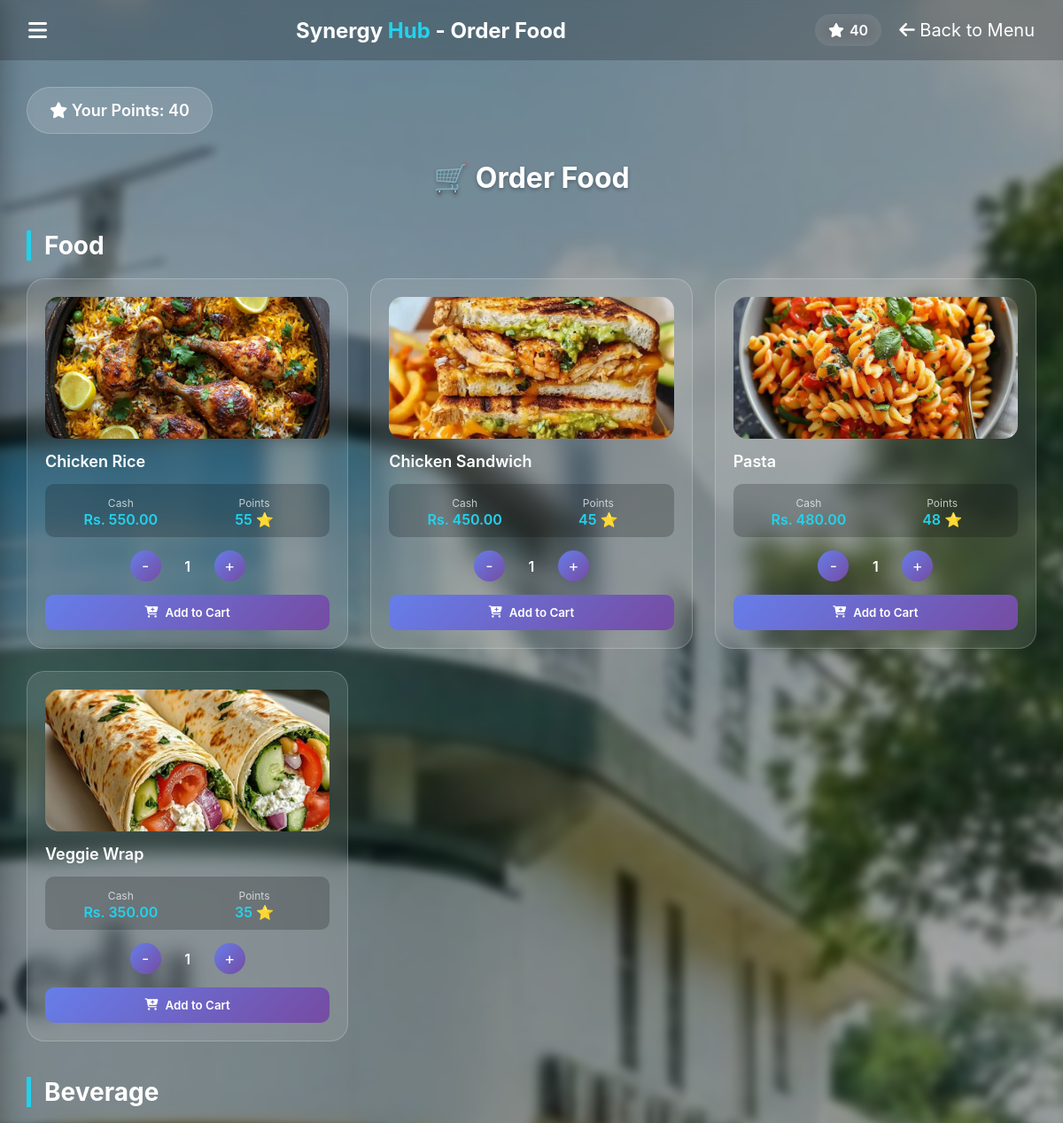
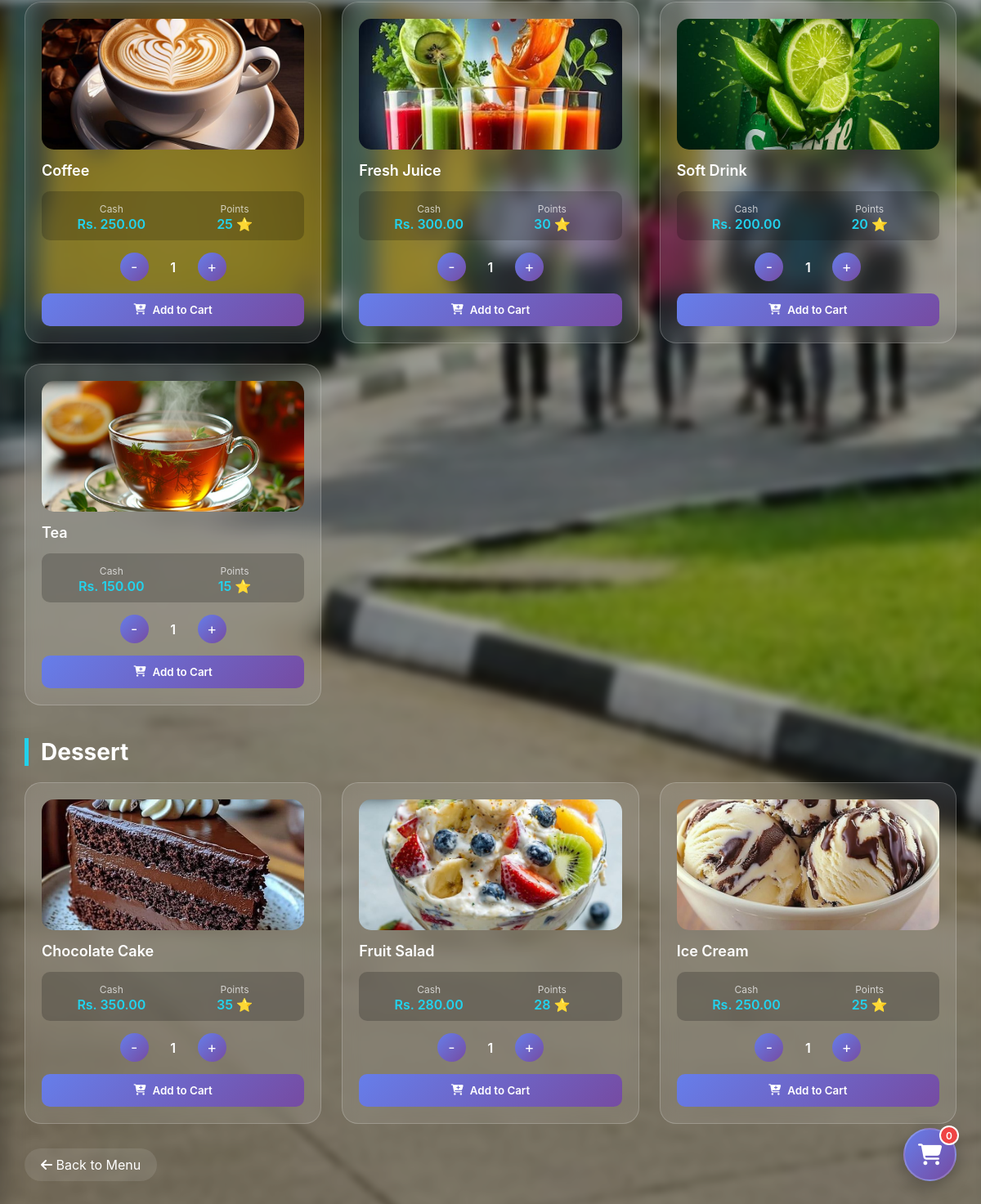
/synergy-hub_Full_Project/cafe_order.php (signed in), run on the app's committed database (2 pictures, top to bottom).
### tables this page shows
CREATE TABLE `users` (
  `UserID` int(11) NOT NULL,
  `StudentID` varchar(20) DEFAULT NULL,
  `Name` varchar(100) NOT NULL,
  `Email` varchar(100) NOT NULL,
  `PasswordHash` varchar(255) NOT NULL,
  `Role` enum('Admin','User','Visitor') DEFAULT 'User',
  `PointsBalance` int(11) DEFAULT 0,
  `MembershipStatus` enum('Active','Inactive','Expired') DEFAULT 'Active',
  `CreatedAt` timestamp NOT NULL DEFAULT current_timestamp()
);

CREATE TABLE `cafe_menu` (
  `item_id` int(11) NOT NULL,
  `name` varchar(255) NOT NULL,
  `category` enum('Food','Beverage','Dessert') NOT NULL,
  `price` decimal(10,2) NOT NULL,
  `points_price` int(11) DEFAULT 0,
  `image_icon` varchar(50) DEFAULT 'fa-utensils',
  `available` tinyint(1) DEFAULT 1,
  `created_at` timestamp NOT NULL DEFAULT current_timestamp()
);

### synergy-hub_Full_Project/cafe_order.php (the view, shortened to what this page needs)
<?php
require_once 'config.php';
$user_id = $_SESSION['user_id'];
$facility_id = isset($_GET['id']) ? intval($_GET['id']) : 0;
$menu_sql = "SELECT * FROM cafe_menu WHERE available = TRUE ORDER BY category, name";
$menu_result = mysqli_query($conn, $menu_sql);
$user_sql = "SELECT PointsBalance, Name FROM Users WHERE UserID = ?";
$user_stmt = mysqli_prepare($conn, $user_sql);
mysqli_stmt_bind_param($user_stmt, "i", $user_id);
mysqli_stmt_execute($user_stmt);
$user_result = mysqli_stmt_get_result($user_stmt);
$user = mysqli_fetch_assoc($user_result);
$menu_by_category = [];
while($item = mysqli_fetch_assoc($menu_result)) {
    $menu_by_category[$item['category']][] = $item;
}
$food_images = [
    'Chicken Rice' => 'chickenrice.jpg',
    'Chicken Sandwich' => 'Chicken Sandwich.jfif',
    'Pasta' => 'Pasta.jpg',
    'Veggie Wrap' => 'Veggie Wrap.jfif',
    'Coffee' => 'coffee.jpg',
    'Tea' => 'Tea.jpg',
    'Soft Drink' => 'Soft Drink.jpg',
    'Fresh Juice' => 'juice.jpg',
    'Chocolate Cake' => 'Chocolate Cake.jpg',
    'Ice Cream' => 'Ice Cream.jpg',
    'Fruit Salad' => 'Fruit Salad.jpg',
];
$cart_count = 0;
?>
<!DOCTYPE html>
<html lang="en">
<head>
    <link rel="stylesheet" href="https://cdnjs.cloudflare.com/ajax/libs/font-awesome/6.5.0/css/all.min.css">
</head>
<body>
<header class="navbar">
    <div class="menu-btn" onclick="toggleSidebar()">
        <i class="fa-solid fa-bars"></i>
    </div>
    <h1 class="logo">Synergy <span>Hub</span> - Order Food</h1>
    <div class="icons">
        <div class="points">
            <i class="fa-solid fa-star"></i>
            <span id="pointsDisplay"><?php echo $user['PointsBalance']; ?></span>
        </div>
        <a href="cafe_menu.php?id=<?php echo $facility_id; ?>" class="home-link">
            <i class="fa-solid fa-arrow-left"></i> Back to Menu
        </a>
    </div>
</header>
<div class="cart-toggle" onclick="toggleCart()">
    <i class="fa-solid fa-cart-shopping"></i>
    <span class="cart-count" id="cartCount"><?php echo $cart_count; ?></span>
</div>
<div class="container">
    <div class="points-badge">
        <i class="fa-solid fa-star"></i> Your Points: <span id="currentPoints"><?php echo $user['PointsBalance']; ?></span>
    </div>
    <h1 class="page-title">🛒 Order Food</h1>
    <?php foreach($menu_by_category as $category => $items): ?>
    <h2 class="menu-category"><?php echo $category; ?></h2>
    <div class="menu-grid">
        <?php foreach($items as $item):
            $image_url = isset($food_images[$item['name']]) ? $food_images[$item['name']] : 'https://images.unsplash.com/photo-1546069901-ba9599a7e63c?w=300&h=200&fit=crop';
            $stock = $item['stock'] ?? 10;
        ?>
        <div class="menu-item" id="item-<?php echo $item['item_id']; ?>" data-stock="<?php echo $stock; ?>">
            <div class="food-image">
                <img src="<?php echo $image_url; ?>" alt="<?php echo htmlspecialchars($item['name']); ?>">
            </div>
            <div class="item-name"><?php echo htmlspecialchars($item['name']); ?></div>
            <div class="item-prices">
                <div class="price-tag">
                    <small>Cash</small>
                    <div>Rs. <?php echo number_format($item['price'], 2); ?></div>
                </div>
                <div class="price-tag">
                    <small>Points</small>
                    <div><?php echo $item['points_price']; ?> ⭐</div>
                </div>
            </div>
            <div class="quantity-selector">
                <button class="qty-btn" onclick="updateItemQty(<?php echo $item['item_id']; ?>, 'dec', <?php echo $stock; ?>)">-</button>
                <span class="qty-value" id="qty-<?php echo $item['item_id']; ?>">1</span>
                <button class="qty-btn" onclick="updateItemQty(<?php echo $item['item_id']; ?>, 'inc', <?php echo $stock; ?>)">+</button>
            </div>
            <button class="add-to-cart-btn" onclick="addToCart(<?php echo $item['item_id']; ?>, '<?php echo addslashes($item['name']); ?>', <?php echo $item['price']; ?>, <?php echo $item['points_price']; ?>, <?php echo $stock; ?>, '<?php echo $item['category']; ?>')">
                <i class="fa-solid fa-cart-plus"></i> Add to Cart
            </button>
        </div>
        <?php endforeach; ?>
    </div>
    <?php endforeach; ?>
    <a href="cafe_menu.php?id=<?php echo $facility_id; ?>" class="back-btn">
        <i class="fa-solid fa-arrow-left"></i> Back to Menu
    </a>
</div>
</body>
</html>

### synergy-hub_Full_Project/cafe_order.php (style rules this page uses)
* { margin: 0; padding: 0; box-sizing: border-box; font-family: -apple-system, BlinkMacSystemFont, 'Segoe UI', Roboto, Oxygen, Ubuntu, sans-serif; }
body { min-height: 100vh; position: relative; }
.navbar { display: flex; justify-content: space-between; align-items: center; padding: 16px 32px; background: rgba(0,0,0,0.2); backdrop-filter: blur(10px); }
.logo { font-size: 24px; font-weight: 700; color: white; }
.logo span { color: #22d3ee; }
.icons { display: flex; gap: 20px; align-items: center; }
.menu-btn { color: white; font-size: 24px; cursor: pointer; transition: transform 0.3s ease; }
.points { display: flex; align-items: center; gap: 6px; font-weight: 600; padding: 8px 15px; border-radius: 20px; background: rgba(255,255,255,0.15); backdrop-filter: blur(10px); color: white; }
.home-link { color: white; font-size: 20px; text-decoration: none; }
.container { padding: 30px; max-width: 1200px; margin: 0 auto; }
.page-title { color: white; font-size: 32px; margin-bottom: 30px; text-align: center; text-shadow: 0 2px 4px rgba(0,0,0,0.3); }
.points-badge { background: rgba(255,255,255,0.15); backdrop-filter: blur(10px); color: white; padding: 15px 25px; border-radius: 50px; display: inline-block; margin-bottom: 30px; font-weight: 600; font-size: 18px; border: 1px solid rgba(255,255,255,0.2); }
.menu-category { color: white; font-size: 28px; margin: 40px 0 20px; border-left: 5px solid #22d3ee; padding-left: 15px; }
.menu-grid { display: grid; grid-template-columns: repeat(auto-fill, minmax(300px, 1fr)); gap: 25px; }
.menu-item { background: rgba(255,255,255,0.1); backdrop-filter: blur(10px); border-radius: 20px; padding: 20px; border: 1px solid rgba(255,255,255,0.2); transition: all 0.3s; }
.food-image { width: 100%; height: 160px; border-radius: 15px; overflow: hidden; margin-bottom: 15px; position: relative; }
.food-image img { width: 100%; height: 100%; object-fit: cover; }
.item-name { color: white; font-size: 18px; font-weight: 600; margin-bottom: 10px; }
.item-prices { display: flex; justify-content: space-between; margin: 15px 0; padding: 10px; background: rgba(0,0,0,0.2); border-radius: 10px; }
.price-tag { text-align: center; flex: 1; }
.price-tag small { color: rgba(255,255,255,0.7); font-size: 12px; }
.price-tag div { color: #22d3ee; font-size: 16px; font-weight: 600; }
.quantity-selector { display: flex; align-items: center; justify-content: center; gap: 15px; margin: 15px 0; }
.qty-btn { width: 35px; height: 35px; border-radius: 50%; border: none; background: linear-gradient(135deg, #667eea 0%, #764ba2 100%); color: white; font-size: 18px; cursor: pointer; transition: all 0.2s; }
.qty-value { color: white; font-size: 16px; font-weight: 600; min-width: 30px; text-align: center; }
.add-to-cart-btn { width: 100%; padding: 12px; background: linear-gradient(135deg, #667eea 0%, #764ba2 100%); border: none; border-radius: 10px; color: white; font-weight: 600; cursor: pointer; display: flex; align-items: center; justify-content: center; gap: 8px; transition: all 0.3s; }
.cart-toggle { position: fixed; bottom: 30px; right: 30px; background: linear-gradient(135deg, #667eea 0%, #764ba2 100%); color: white; width: 65px; height: 65px; border-radius: 50%; display: flex; align-items: center; justify-content: center; font-size: 26px; cursor: pointer; box-shadow: 0 5px 20px rgba(0,0,0,0.3); z-index: 9999; transition: all 0.3s; border: 2px solid rgba(255,255,255,0.2); }
.cart-count { position: absolute; top: -5px; right: -5px; background: #ef4444; color: white; width: 24px; height: 24px; border-radius: 50%; font-size: 12px; display: flex; align-items: center; justify-content: center; font-weight: 600; border: 2px solid white; }
.back-btn { display: inline-block; margin-top: 30px; color: white; text-decoration: none; font-size: 16px; padding: 10px 20px; background: rgba(255,255,255,0.1); border-radius: 30px; transition: all 0.3s; }

### data on the page
users: PointsBalance "40"
cafe_menu: shows a picture, name "Chicken Rice", price "550.00", points_price "55"
cafe_menu: name (picture), name "Chicken Sandwich", price "450.00", points_price "45"
cafe_menu: name (picture), name "Pasta", price "480.00", points_price "48"
cafe_menu: name (picture), name "Veggie Wrap", price "350.00", points_price "35"
cafe_menu: shows a picture, name "Coffee", price "250.00", points_price "25"
cafe_menu: shows a picture, name "Fresh Juice", price "300.00", points_price "30"
cafe_menu: name (picture), name "Soft Drink", price "200.00", points_price "20"
cafe_menu: shows a picture, name "Tea", price "150.00", points_price "15"
cafe_menu: name (picture), name "Chocolate Cake", price "350.00", points_price "35"
cafe_menu: name (picture), name "Fruit Salad", price "280.00", points_price "28"
cafe_menu: name (picture), name "Ice Cream", price "250.00", points_price "25"

### other printed values
$cart_count "0"
$category "Food"
$category "Beverage"
$category "Dessert"
